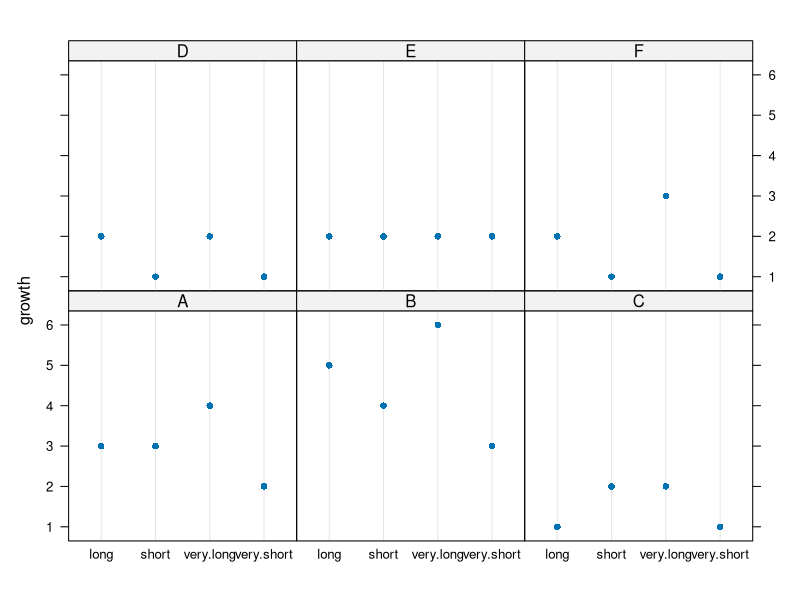

Write R code to recreate this figure.

library(lattice);

### Using predefined functions lm() and anova() ####################################################
DF.photoperiod <- data.frame(
	growth = c(
		2,3,1,1,2,1,
		3,4,2,1,2,1,
		3,5,1,2,2,2,
		4,6,2,2,2,3
		),
	photoperiod = c(rep("very.short",6),rep("short",6),rep("long",6),rep("very.long",6)),
	genotype    = rep(c('A','B','C','D','E','F'),4)
	);
str(DF.photoperiod);
DF.photoperiod;

LM.photoperiod <- lm(
	formula = growth ~ photoperiod + genotype,
	data    = DF.photoperiod
	);

anova(LM.photoperiod);

# plot the fat absorbed data, stratified by fat type:
pdf("exercise-2-9_dotplot-photoperiod.pdf");
dotplot(
	growth ~ photoperiod | genotype,
	data = DF.photoperiod
	);
dev.off();


### Computing from first principle #################################################################
mean.overall <- mean(DF.photoperiod[,'growth']);
mean.overall;

MAT.photoperiod <- matrix(DF.photoperiod[,'growth'], nrow = 6, ncol = 4);
rownames(MAT.photoperiod) <- c('A','B','C','D','E','F');
colnames(MAT.photoperiod) <- c("very.short","short","long","very.long");
MAT.photoperiod;

num.of.genotypes    <- nrow(MAT.photoperiod);
num.of.photoperiods <- ncol(MAT.photoperiod);

photoperiod.means <- colMeans(MAT.photoperiod);
photoperiod.means;

genotype.means <- rowMeans(MAT.photoperiod);
genotype.means;

MAT.temp <- MAT.photoperiod;
MAT.temp <- t(apply(
	X      = MAT.temp,
	MARGIN = 1,
	FUN    = function(x) { return(x - photoperiod.means); }
	));
MAT.temp <- apply(
	X      = MAT.temp,
	MARGIN = 2,
	FUN    = function(x) { return(x - genotype.means); }
	);
MAT.temp <- MAT.temp + mean.overall;
MAT.temp;
SS.full.model <- sum(MAT.temp^2);
SS.full.model;

SS.genotype    <- num.of.photoperiods * sum((genotype.means    - mean.overall)^2);
SS.photoperiod <- num.of.genotypes    * sum((photoperiod.means - mean.overall)^2);
SS.genotype;
SS.photoperiod;

df.genotype    <- num.of.genotypes    - 1;
df.photoperiod <- num.of.photoperiods - 1;
df.null.model  <- num.of.genotypes * num.of.photoperiods - 1;
df.full.model  <- df.null.model - df.genotype - df.photoperiod;
df.full.model;

F.genotype    <- (SS.genotype   /df.genotype)    / (SS.full.model/df.full.model);
F.photoperiod <- (SS.photoperiod/df.photoperiod) / (SS.full.model/df.full.model);

F.genotype;
F.photoperiod;

pvalue.genotype    <- pf(F.genotype,   df1=df.genotype,   df2=df.full.model,lower.tail=FALSE);
pvalue.photoperiod <- pf(F.photoperiod,df1=df.photoperiod,df2=df.full.model,lower.tail=FALSE);

pvalue.genotype;
pvalue.photoperiod;

### Conclusion #####################################################################################
# If we take our significance threshold to be 0.05, then we conclude that
# (1)  there is significant evidence for non-trivial genotype effect, and
# (2)  there is significant evidence for non-trivial photoperiod effect.
#

